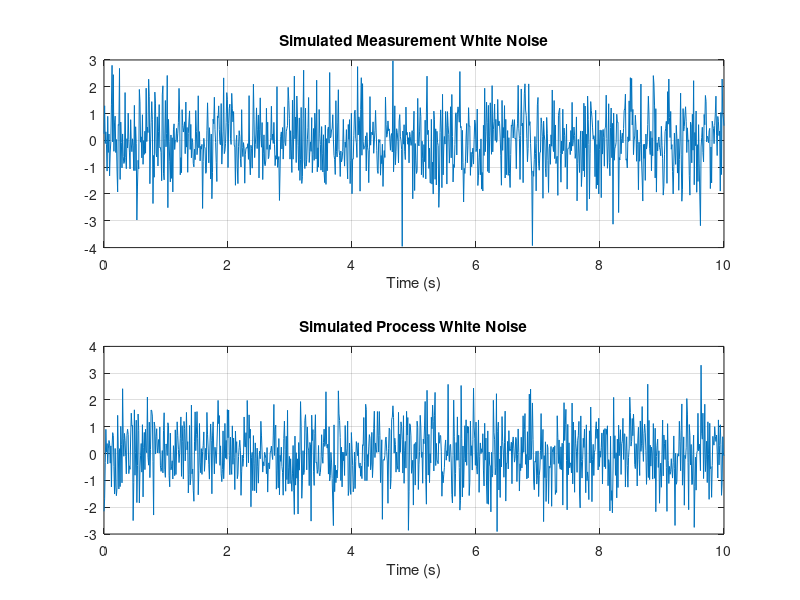
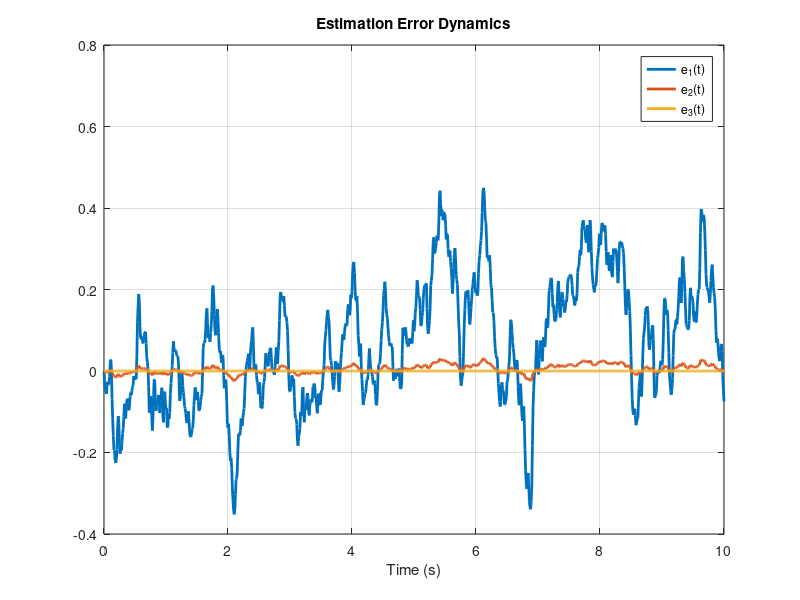

MATLAB code to generate these figures, in order:
%% Settings
clearvars
close all
clc
format short
%% Linearised Dynamics
A = [-1.7,50,260;
    0.22,-1.4,-32;
    0,0,-12];
B = [-272;0;14];
C = [1,0,0;
    0,1,0];
D = zeros(2,1);
F = [0.02,0.1;
    -0.0035,0.004;
    0,0]; % Process Noise Matrix
%% White Noise
V = F'*F; % Spectral density matrix of process noise
Z = 10*(C*C'); % Spectral density matrix of measurement noise
%% Kalman Filter
[Ke,Pe,eigKF] = lqe(A,F,C,V,Z)
%% Simulating white noise
randn('seed',0);
t = 0:0.01:10;
v = randn(size(t,2),2); % Process Noise
z = randn(size(t,2),2); % Measurement Noise
w = F*v' - Ke*z'; % Overall white noise in the system

figure
subplot(2,1,1)
plot(t,z(:,1))
grid on
xlabel('Time (s)')
title('Simulated Measurement White Noise')

subplot(2,1,2)
plot(t,v(:,1))
grid on
xlabel('Time (s)')
title('Simulated Process White Noise')
%% Estimation Error Dynamics
Ae = A - Ke*C;
Be = eye(3,3); % Input -> Overall White Noise in the system
Ce = eye(3,3); % Output is the estimation error vector itself
De = zeros(3,3);
sysE = ss(Ae,Be,Ce,De);
[e,T] = lsim(sysE,w',t);

figure
plot(T,e(:,1),'Linewidth',2,'DisplayName','e_1(t)')
hold on
plot(T,e(:,2),'Linewidth',2,'DisplayName','e_2(t)')
plot(T,e(:,3),'Linewidth',2,'DisplayName','e_3(t)')
grid on
xlabel('Time (s)')
title('Estimation Error Dynamics')
legend
%% Covariance of the computed estimation error
Pe1 = cov(e)